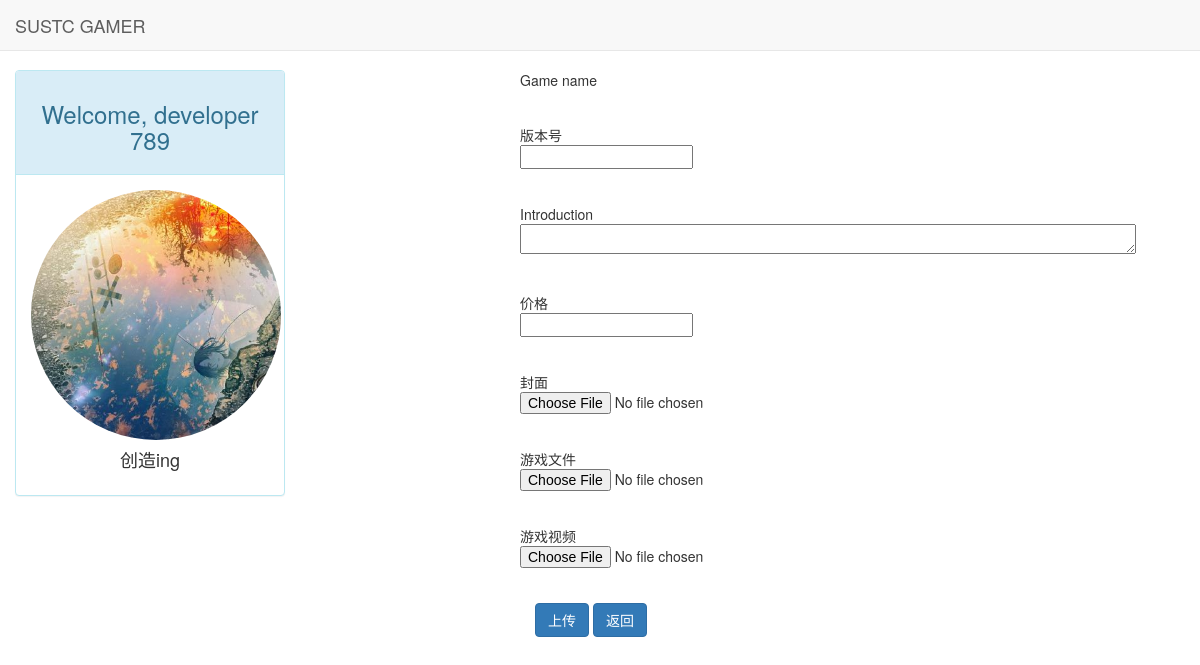
/game/五子棋/add_branch (signed in), run on the app's committed database.
### developer/models.py (models this page shows, shortened)
class Developer(models.Model):
    user = models.OneToOneField(User, on_delete=models.CASCADE)
    account = models.FloatField(default=0)
    introduction = models.CharField(max_length=300, default="创造ing")
    create_date = models.DateTimeField(auto_now_add=True)
    avatar = models.ImageField(upload_to="avatar/%Y/%m/%d/", default='avatar/defaultAv.png')
    class Meta:
        ordering = ['-create_date', ]

### game/views.py (the view)
# urls.py: path("<str:game_name>/add_branch", add_branch, name="add branch"),
def add_branch(request, game_name):
    context = {}
    context.update(csrf(request))
    developer = get_object_or_404(Developer, user=request.user)
    game = Game.objects.get(name=game_name)
    context['developer'] = developer
    context['game'] = game
    if request.method == "POST":
        reg_form = BranchRegisterForm(request.POST, request.FILES)
        if reg_form.is_valid():
            version_num = reg_form.cleaned_data["version_num"]
            introduction = reg_form.cleaned_data["introduction"]
            avatar = reg_form.cleaned_data['avatar']
            file = reg_form.cleaned_data['files']
            price = reg_form.cleaned_data["price"]
            video = reg_form.cleaned_data['video']
            branch = Version.objects.create(version_num=version_num, game=game, introduction=introduction,
                                            avatar=avatar,
                                            file=file, price=price, video=video)
            branch.save()
            return redirect("game select")
        else:
            context["form"] = BranchRegisterForm()
            return render(request, "add_branch.html", context)
    else:
        reg_form = BranchRegisterForm()
        context["form"] = reg_form
        return render(request, "add_branch.html", context)

### game/forms.py (shortened to what this page needs)
class BranchRegisterForm(forms.Form):
    game_name = forms.CharField(widget=forms.HiddenInput)
    version_num = forms.IntegerField(label="版本号")
    introduction = forms.CharField(widget=forms.Textarea(attrs={'width':"40%", 'cols' : "80", 'rows': "20", }))
    price = forms.FloatField(label="价格",min_value = 0)
    avatar = forms.ImageField(label="封面")
    files = forms.FileField(label = "游戏文件")
    video = forms.FileField(label='游戏视频')

### game/templates/add_branch.html (shortened to what this page needs)
{% load static %}
<!DOCTYPE html>
<html lang="en">
<head>
    <link rel="stylesheet" href="{% static 'base.css' %}">
    <link rel="stylesheet" href="{% static 'bootstrap-3.3.7/css/bootstrap.min.css' %}">
</head>
<body>
<div class="navbar navbar-default navbar-fixed-top" role="navigation">
    <div class="container-fluid">
        <div class="navbar-header">
            <a class="navbar-brand" href="{% url 'home' %}">SUSTC GAMER</a>
        </div>
    </div>
</div>
{% block content %}
    <div class="container-fluid">
        <div class="row" >
            <div class="col-lg-3" style="text-align: center">
                <div class="panel panel-info">
                    <div class="panel-heading" style="text-align: center">
                        <h3>Welcome, developer {{ user.username }}</h3>
                    </div>
                    <div class="panel-body">
                        <img src="{{ developer.avatar.url }}" height="250" width="250" alt="" class="img-circle">
                        <br>
                        <h4>{{ developer.introduction }}</h4>
                    </div>
                </div>
            </div>
            <div class="col-lg-3 col-lg-offset-1">
<form action="" method="post" enctype="multipart/form-data">
{% for field in form %}
    <div class="form-group">
        <div class="row margin-top:20px">
        {{ field.label }}<br>
            {{ field }}
        </div>
    <br>
    </div>
{% endfor %}
    <button type="submit" value="Submit" class="btn btn-primary">上传</button>
<a href="{% url 'game select' %}">
            <button type="button" class="btn btn-primary">返回</button>
        </a>
</form>
    </div>
        </div>
    </div>
{% endblock %}
</body>
</html>

### static/base.css (style rules this page uses)
* { margin: 0; padding: 0; }
body { margin-top: 70px!important; }
form { padding: 0 15px 15px 120px; width: 500px; height: 350px; }
textarea { height: 30px!important; }

### data on the page
Developer: avatar (picture), introduction "创造ing"

### other printed values
{{ user.username }} "789"
{{ field.label }} "Game name" "版本号" "Introduction" "价格" "封面" "游戏文件" "游戏视频"
